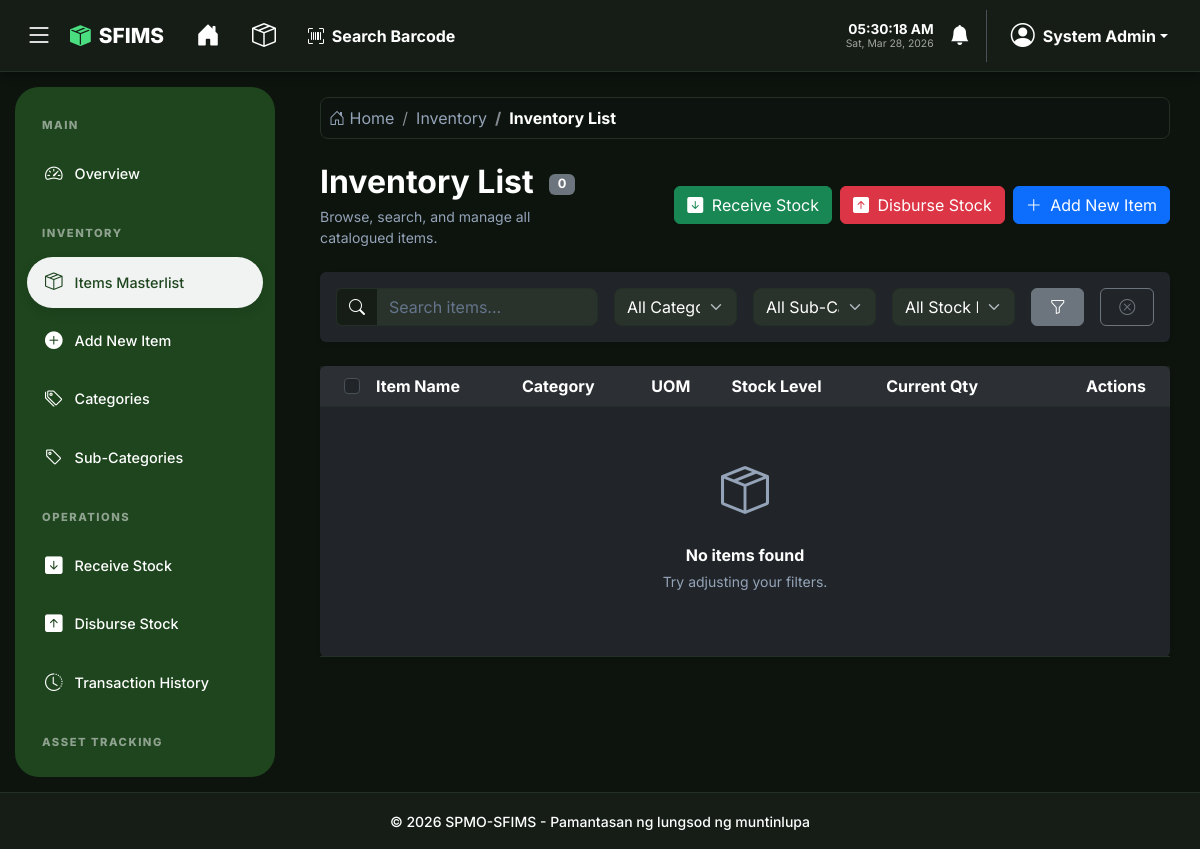
The page /inventory/items.php (signed in) on the database as committed earlier.
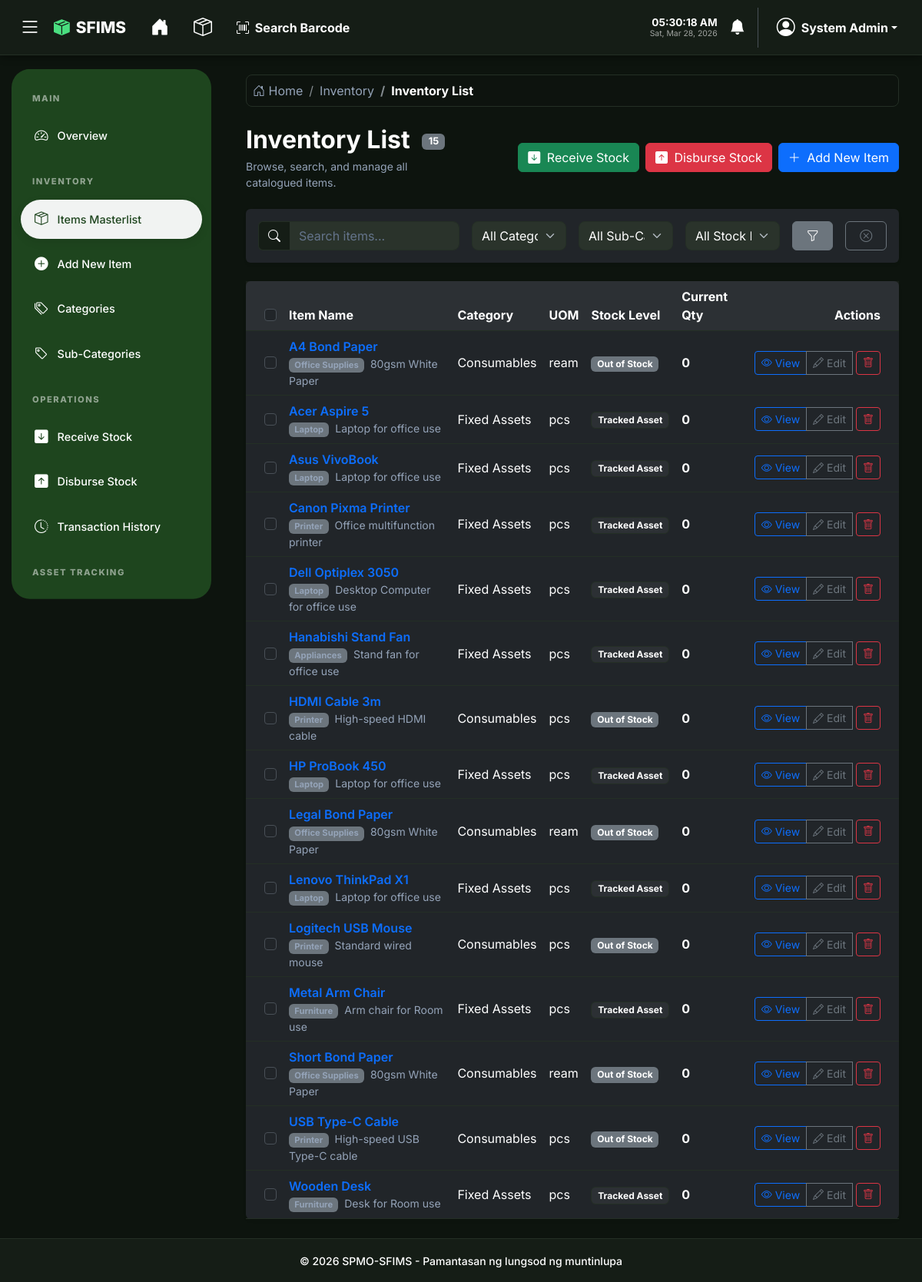
The same page on the database as committed later.
### tables this page shows
CREATE TABLE IF NOT EXISTS items (
    id INT AUTO_INCREMENT PRIMARY KEY,
    name VARCHAR(255) NOT NULL,
    description TEXT,
    category_id INT,
    sub_category_id INT,
    uom VARCHAR(50) NOT NULL,
     
    threshold_quantity INT DEFAULT 0,
    current_quantity INT DEFAULT 0,
    created_at TIMESTAMP DEFAULT CURRENT_TIMESTAMP,
    FOREIGN KEY (category_id) REFERENCES categories(id) ON DELETE
    SET NULL,
        FOREIGN KEY (sub_category_id) REFERENCES sub_categories(id) ON DELETE
    SET NULL
);

CREATE TABLE IF NOT EXISTS sub_categories (
    id INT AUTO_INCREMENT PRIMARY KEY,
    category_id INT NOT NULL,
    name VARCHAR(100) NOT NULL,
    created_at TIMESTAMP DEFAULT CURRENT_TIMESTAMP,
    FOREIGN KEY (category_id) REFERENCES categories(id) ON DELETE CASCADE
);

CREATE TABLE IF NOT EXISTS categories (
    id INT AUTO_INCREMENT PRIMARY KEY,
    name VARCHAR(100) NOT NULL UNIQUE,
    created_at TIMESTAMP DEFAULT CURRENT_TIMESTAMP
);

### config/app.php (called while the page is built, shortened)
<?php
function h($string)
{
    return htmlspecialchars($string, ENT_QUOTES, 'UTF-8');
}

### inventory/items.php (the view, shortened to what the changed rows need)
<?php
require_once '../config/app.php';
$db = Database::getInstance();
$items_per_page = 50;
$p = max(1, (int)($_GET['page'] ?? 1));
$offset = (int)(($p - 1) * $items_per_page);
$where_clauses = ["1=1"];
$params = [];
$where_sql = implode(" AND ", $where_clauses);
$count_query = "SELECT COUNT(*) FROM items i WHERE $where_sql";
$count_stmt = $db->prepare($count_query);
$count_stmt->execute($params);
$total_items = (int)$count_stmt->fetchColumn();
$sql = "SELECT i.*, c.name as category_name, sc.name as sub_category_name
        FROM items i
        LEFT JOIN categories c ON i.category_id = c.id
        LEFT JOIN sub_categories sc ON i.sub_category_id = sc.id
        WHERE $where_sql
        ORDER BY i.name ASC
        LIMIT $items_per_page OFFSET $offset";
$stmt = $db->prepare($sql);
$stmt->execute($params);
$items = $stmt->fetchAll();
require_once '../partials/header.php';
?>
<div class="row mb-4 align-items-center">
    <div class="col-md-4">
        <h2 class="fw-bold mb-1">Inventory List
            <span class="badge bg-secondary fs-6 ms-2" style="font-size:0.8rem!important;vertical-align:middle;"><?php echo number_format($total_items); ?></span>
        </h2>
    </div>
</div>
<div class="card shadow-sm border-0">
    <div class="card-body p-0">
        <div class="table-responsive">
            <table class="table table-hover align-middle mb-0">
                <thead class="bg-light">
                    <tr>
                        <th class="ps-4" style="width: 40px;"><input class="form-check-input" type="checkbox" id="selectAll"></th>
                        <th>Item Name</th>
                        <th>Category</th>
                        <th>UOM</th>
                        <th>Stock Level</th>
                        <th>Current Qty</th>
                        <th class="text-end pe-4">Actions</th>
                    </tr>
                </thead>
                <tbody>
                    <?php if ($items): ?>
                        <?php foreach ($items as $item): ?>
                            <tr>
                                <td class="ps-4"><input class="form-check-input item-checkbox" type="checkbox" value="<?php echo $item['id']; ?>"></td>
                                <td>
                                    <div class="fw-semibold text-primary"><?php echo h($item['name']); ?></div>
                                    <div class="small text-muted">
                                        <?php if ($item['sub_category_name']): ?>
                                            <span class="badge bg-secondary me-1" style="font-size:0.7rem"><?php echo h($item['sub_category_name']); ?></span>
                                        <?php endif; ?>
                                        <?php echo h(substr($item['description'] ?? '', 0, 50)) . (strlen($item['description'] ?? '') > 50 ? '...' : ''); ?>
                                    </div>
                                </td>
                                <td><?php echo h($item['category_name']); ?></td>
                                <td><?php echo h($item['uom']); ?></td>
                                <td>
                                    <?php if ($item['category_name'] === 'Fixed Assets'): ?>
                                        <span class="badge bg-light text-dark border">Tracked Asset</span>
                                    <?php elseif ($item['current_quantity'] == 0): ?>
                                        <span class="badge bg-secondary">Out of Stock</span>
                                    <?php elseif ($item['current_quantity'] <= $item['threshold_quantity']): ?>
                                        <span class="badge bg-danger">Low Stock</span>
                                    <?php else: ?>
                                        <span class="badge bg-success">In Stock</span>
                                    <?php endif; ?>
                                </td>
                                <td class="fw-bold"><?php echo (int)$item['current_quantity']; ?></td>
                                <td class="text-end pe-4">
                                    <div class="btn-group">
                                        <a href="item_details.php?id=<?php echo $item['id']; ?>" class="btn btn-sm btn-outline-primary"><i class="bi bi-eye"></i> View</a>
                                        <a href="../staff/items_edit.php?id=<?php echo $item['id']; ?>" class="btn btn-sm btn-outline-secondary"><i class="bi bi-pencil"></i> Edit</a>
                                        <?php if ($_SESSION['role'] === 'Admin'): ?>
                                        <form method="POST" action="" class="d-inline ms-1" onsubmit="return confirm('Delete this item?');">
                                            <button type="submit" class="btn btn-sm btn-outline-danger"><i class="bi bi-trash"></i></button>
                                        </form>
                                        <?php endif; ?>
                                    </div>
                                </td>
                            </tr>
                        <?php endforeach; ?>
                    <?php else: ?>
                        <tr>
                            <td colspan="7" class="text-center py-5">
                                <i class="bi bi-box-seam text-muted" style="font-size:3rem;"></i>
                                <p class="fw-bold mt-3 mb-1">No items found</p>
                                <p class="text-muted small">Try adjusting your filters.</p>
                            </td>
                        </tr>
                    <?php endif; ?>
                </tbody>
            </table>
        </div>
    </div>
</div>
<?php require_once '../partials/footer.php'; ?>

Rows that differ between the two databases and show on the page:
added items: name "A4 Bond Paper", sub_category.name "Office Supplies", description "80gsm White Paper", category.name "Consumables", uom "ream", shows "Out of Stock", current_quantity "0"
added items: name "Acer Aspire 5", sub_category.name "Laptop", description "Laptop for office use", category.name "Fixed Assets", uom "pcs", shows "Tracked Asset", current_quantity "0"
added items: name "Asus VivoBook", sub_category.name "Laptop", description "Laptop for office use", category.name "Fixed Assets", uom "pcs", shows "Tracked Asset", current_quantity "0"
added items: name "Canon Pixma Printer", sub_category.name "Printer", description "Office multifunction printer", category.name "Fixed Assets", uom "pcs", shows "Tracked Asset", current_quantity "0"
added items: name "Dell Optiplex 3050", sub_category.name "Laptop", description "Desktop Computer for office use", category.name "Fixed Assets", uom "pcs", shows "Tracked Asset", current_quantity "0"
added items: name "Hanabishi Stand Fan", sub_category.name "Appliances", description "Stand fan for office use", category.name "Fixed Assets", uom "pcs", shows "Tracked Asset", current_quantity "0"
added items: name "HDMI Cable 3m", sub_category.name "Printer", description "High-speed HDMI cable", category.name "Consumables", uom "pcs", shows "Out of Stock", current_quantity "0"
added items: name "HP ProBook 450", sub_category.name "Laptop", description "Laptop for office use", category.name "Fixed Assets", uom "pcs", shows "Tracked Asset", current_quantity "0"
added items: name "Legal Bond Paper", sub_category.name "Office Supplies", description "80gsm White Paper", category.name "Consumables", uom "ream", shows "Out of Stock", current_quantity "0"
added items: name "Lenovo ThinkPad X1", sub_category.name "Laptop", description "Laptop for office use", category.name "Fixed Assets", uom "pcs", shows "Tracked Asset", current_quantity "0"
added items: name "Logitech USB Mouse", sub_category.name "Printer", description "Standard wired mouse", category.name "Consumables", uom "pcs", shows "Out of Stock", current_quantity "0"
added items: name "Metal Arm Chair", sub_category.name "Furniture", description "Arm chair for Room use", category.name "Fixed Assets", uom "pcs", shows "Tracked Asset", current_quantity "0"
added items: name "Short Bond Paper", sub_category.name "Office Supplies", description "80gsm White Paper", category.name "Consumables", uom "ream", shows "Out of Stock", current_quantity "0"
added items: name "USB Type-C Cable", sub_category.name "Printer", description "High-speed USB Type-C cable", category.name "Consumables", uom "pcs", shows "Out of Stock", current_quantity "0"
added items: name "Wooden Desk", sub_category.name "Furniture", description "Desk for Room use", category.name "Fixed Assets", uom "pcs", shows "Tracked Asset", current_quantity "0"
Other text that changed with them:
$total_items: "0" → "15"
text no longer shown: "No items found Try adjusting your filters."
